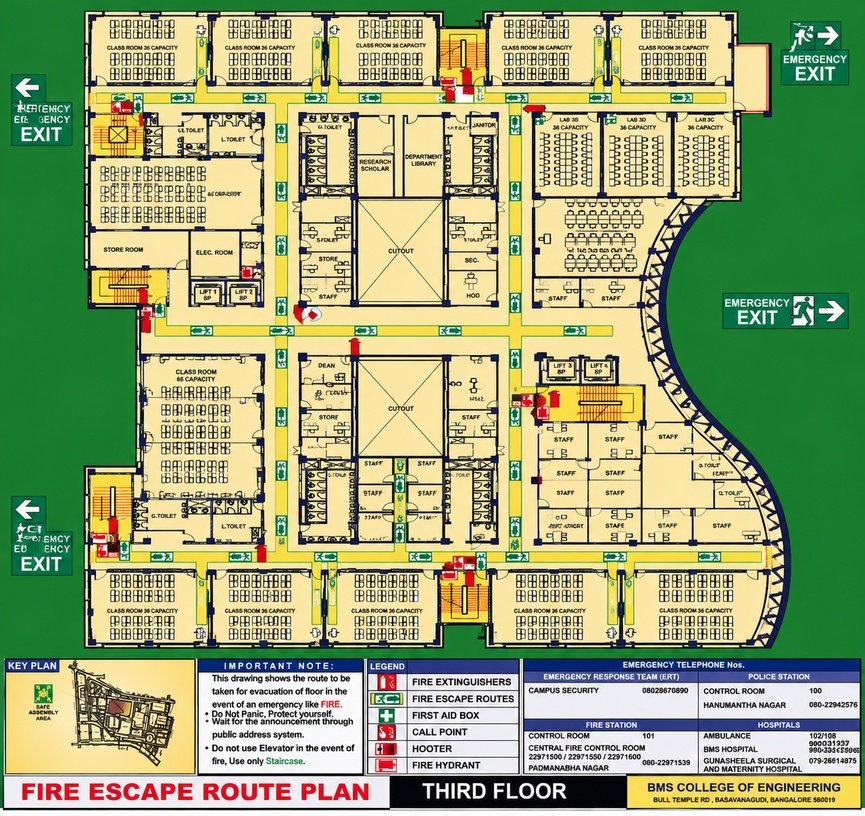
#> input picture frontend/data/floorplans/bmsce_third_floor_original.jpeg, 865 x 816 px, shrunk from 1291 x 1218 before the run
$ python -i preprocessing.py   (imports and definitions only)
#> lines starting #> are read from the running program, lines starting #| are printed output that depends on the picture; after the words box and inside, x2 and y2 are one past the last pixel; in counts of white or black regions, pixels touching at a corner belong together
#> further down, picture is the input picture: shape (816, 865, 3); mean B, G, R 117.7, 166.6, 152.3
import cv2
import numpy as np


def _validate_image(image: np.ndarray) -> None:
    """Validate that the input is a non-empty NumPy image."""
    if not isinstance(image, np.ndarray):
        raise TypeError("Input image must be a NumPy array.")

    if image.size == 0:
        raise ValueError("Input image is empty.")


def to_grayscale(image: np.ndarray) -> np.ndarray:
    """
    Convert an OpenCV image to grayscale.

    Supports both:
        - BGR images
        - already-grayscale images
    """
    _validate_image(image)

    if image.ndim == 2:
        return image.copy()

    if image.ndim == 3 and image.shape[2] == 3:
        return cv2.cvtColor(image, cv2.COLOR_BGR2GRAY)
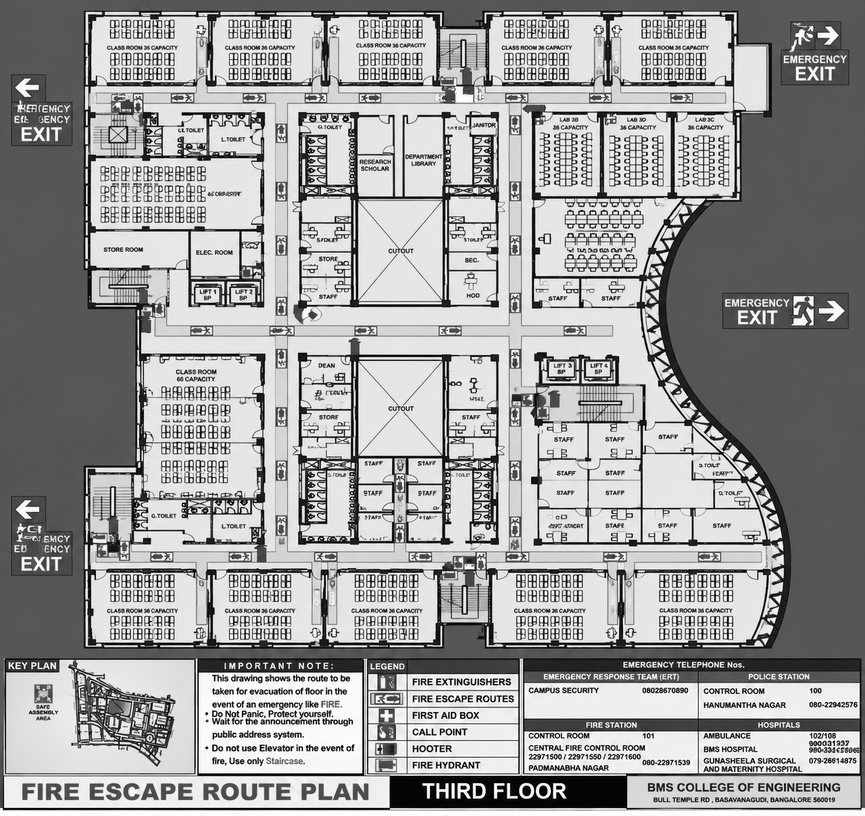
#> returned value: shape (816, 865); min 0, max 255, mean 156.8

    raise ValueError(
        "Input image must be either grayscale or a 3-channel BGR image."
    )


def preprocess_floor_plan(
    image: np.ndarray,
) -> dict[str, np.ndarray]:
    """
    Perform initial OpenCV preprocessing of a floor-plan image.

    Pipeline:
        BGR image
            ↓
        grayscale
            ↓
        Gaussian blur
            ↓
        adaptive threshold
            ↓
        morphological closing
            ↓
        Canny edges

    Returns:
        Dictionary containing:
            grayscale
            blurred
            binary
            cleaned
            edges
    """
    grayscale = to_grayscale(image)

    # Reduce small image/scanning noise.
    blurred = cv2.GaussianBlur(
        grayscale,
        (5, 5),
        0,
    )
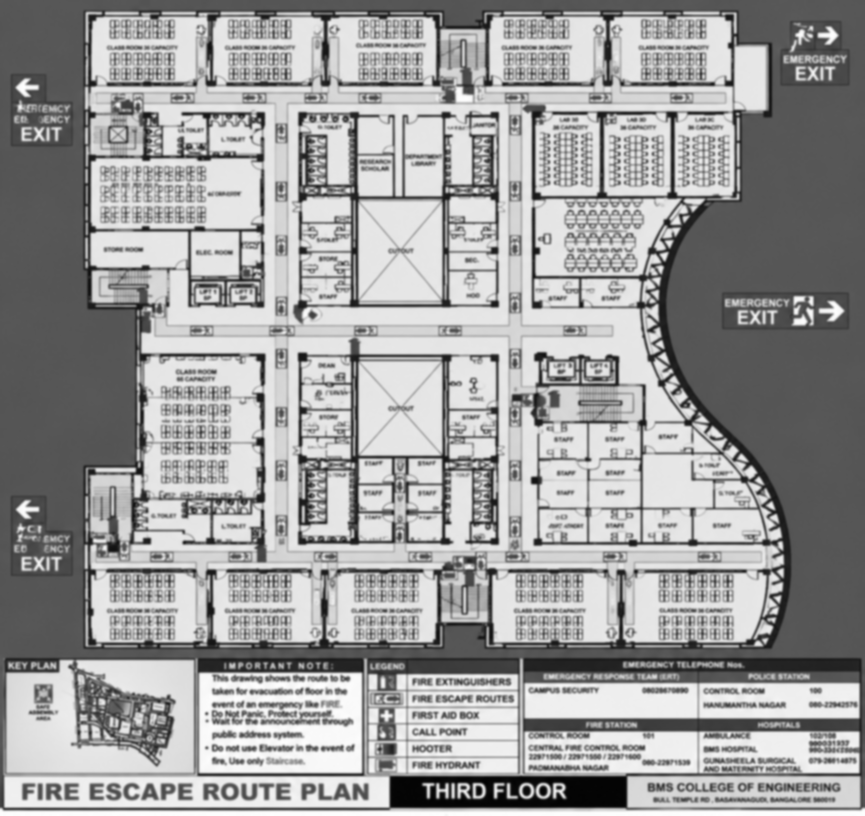
#> blurred: shape (816, 865); min 1, max 254, mean 156.8

    # Convert the floor plan into a binary representation.
    binary = cv2.adaptiveThreshold(
        blurred,
        255,
        cv2.ADAPTIVE_THRESH_GAUSSIAN_C,
        cv2.THRESH_BINARY,
        31,
        11,
    )
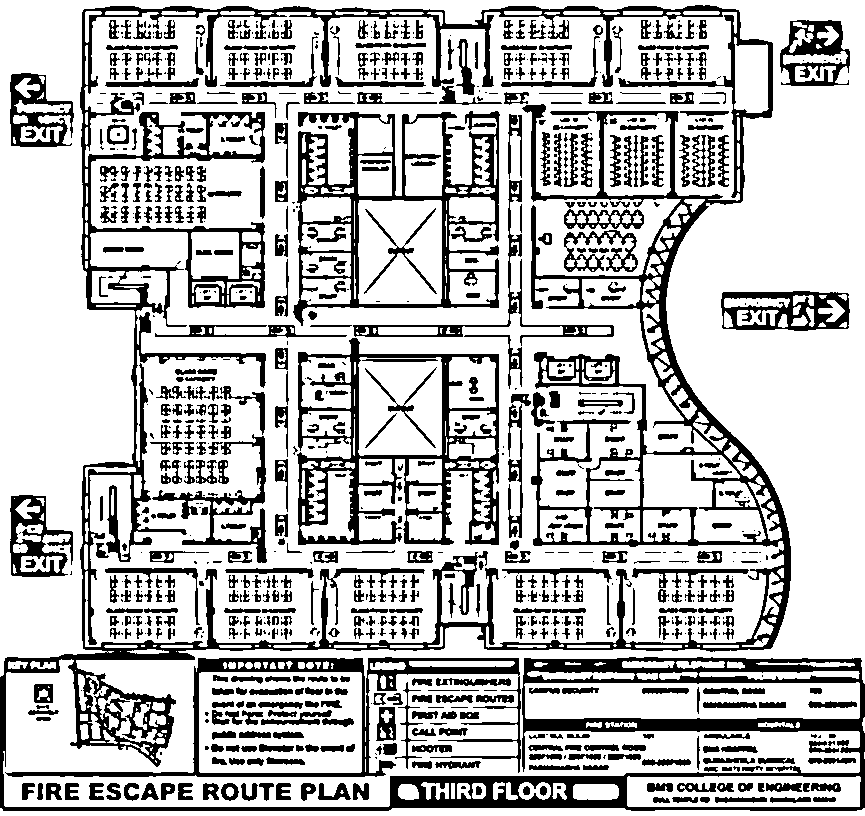
#> binary: shape (816, 865); 73.9% white; 989 black regions (344 under 20 px), largest, box (x1, y1, x2, y2) and area: (0, 5, 865, 811) 72205, (297, 338, 499, 545) 10690, (293, 111, 500, 326) 10113

    # Close small gaps in walls and architectural lines.
    kernel = cv2.getStructuringElement(
        cv2.MORPH_RECT,
        (3, 3),
    )

    cleaned = cv2.morphologyEx(
        binary,
        cv2.MORPH_CLOSE,
        kernel,
        iterations=2,
    )
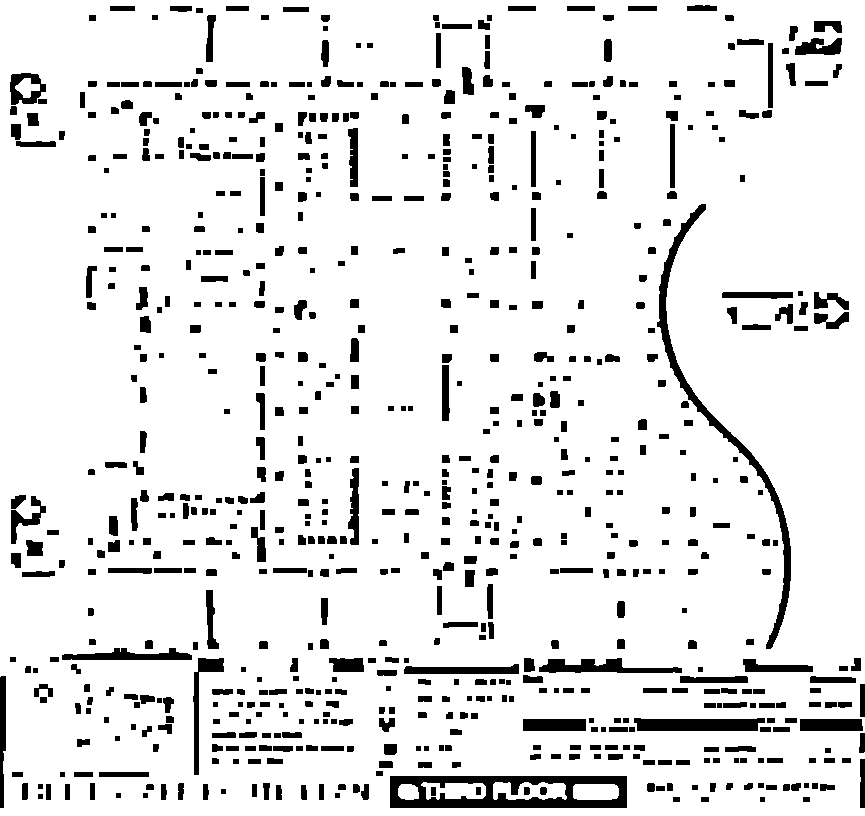
#> cleaned: shape (816, 865); 90.2% white; 746 black regions, largest, box (x1, y1, x2, y2) and area: (390, 776, 627, 808) 4687, (657, 204, 791, 649) 3595, (634, 718, 765, 731) 1507

    # Detect edges for the upcoming wall-detection stage.
    edges = cv2.Canny(
        cleaned,
        50,
        150,
    )
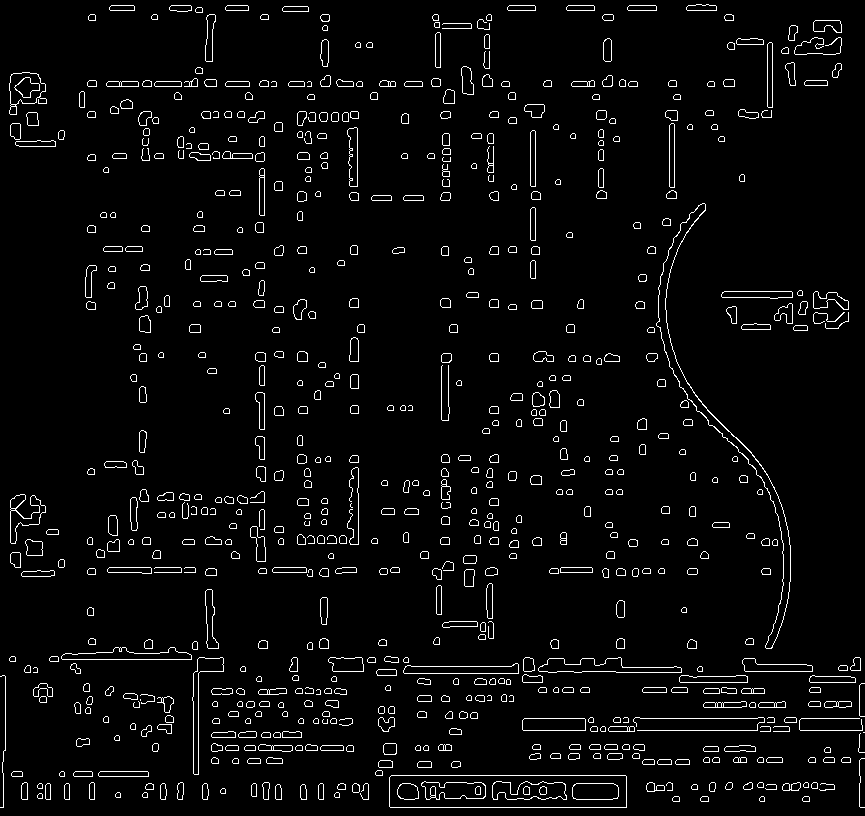
#> edges: shape (816, 865); 3.9% white in thin lines or dots

    return {
        "grayscale": grayscale,
        "blurred": blurred,
        "binary": binary,
        "cleaned": cleaned,
        "edges": edges,
    }

>>> import cv2
>>> picture = cv2.imread('../../../data/floorplans/bmsce_third_floor_original.jpeg')
>>> result = preprocess_floor_plan(picture)
#> result = 5 items

$ run again, on frontend/data/floorplans/bmsce_third_floor_clean.png
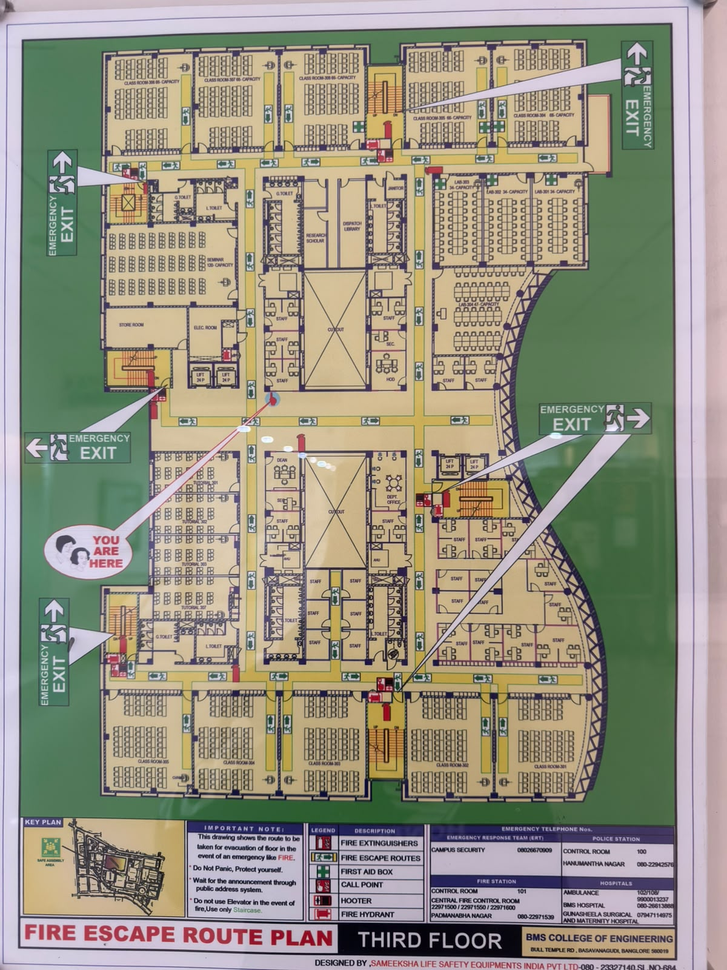
#> input picture frontend/data/floorplans/bmsce_third_floor_clean.png, 727 x 970 px, shrunk from 1200 x 1600 before the run
#> picture is the input picture: shape (970, 727, 3); mean B, G, R 130.8, 147.5, 151.4
#> in preprocess_floor_plan, `binary = cv2.adaptiveThreshold( blurred, 255, cv2.ADAPTIVE_THRESH_GAUS..`:
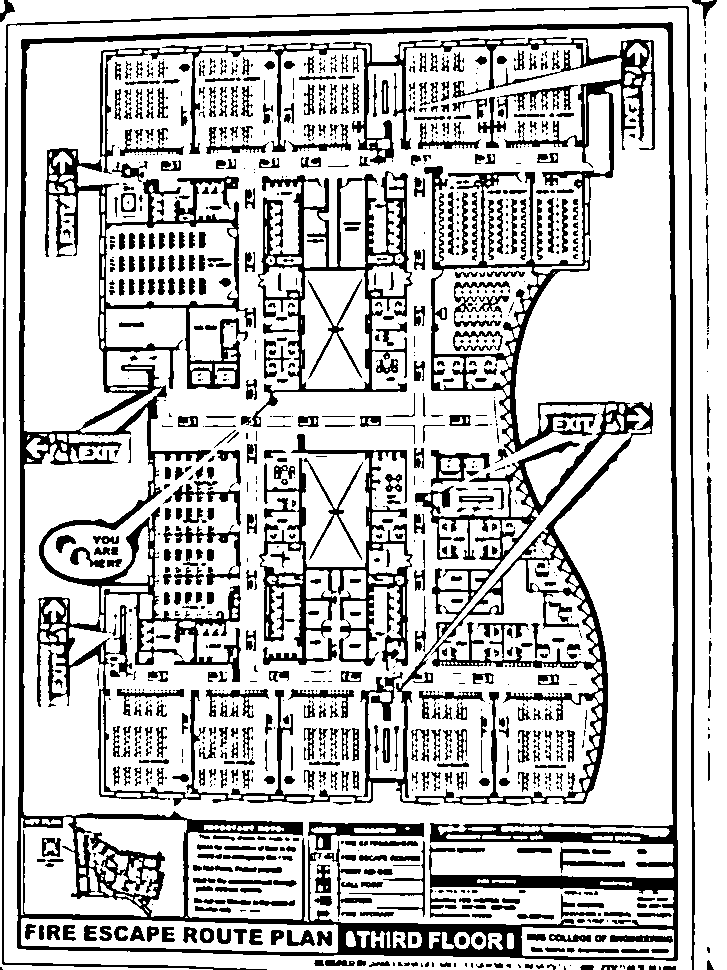
#> binary: shape (970, 727); 76.3% white; 1210 black regions (571 under 20 px), largest, box (x1, y1, x2, y2) and area: (17, 22, 678, 961) 83882, (259, 434, 413, 671) 7542, (250, 171, 413, 427) 7510
#> cleaned: shape (970, 727); 91.9% white; 651 black regions, largest, box (x1, y1, x2, y2) and area: (338, 923, 522, 958) 3833, (107, 27, 453, 42) 1805, (579, 581, 608, 789) 1217
#> in preprocess_floor_plan, `edges = cv2.Canny( cleaned, 50, 150, )`:
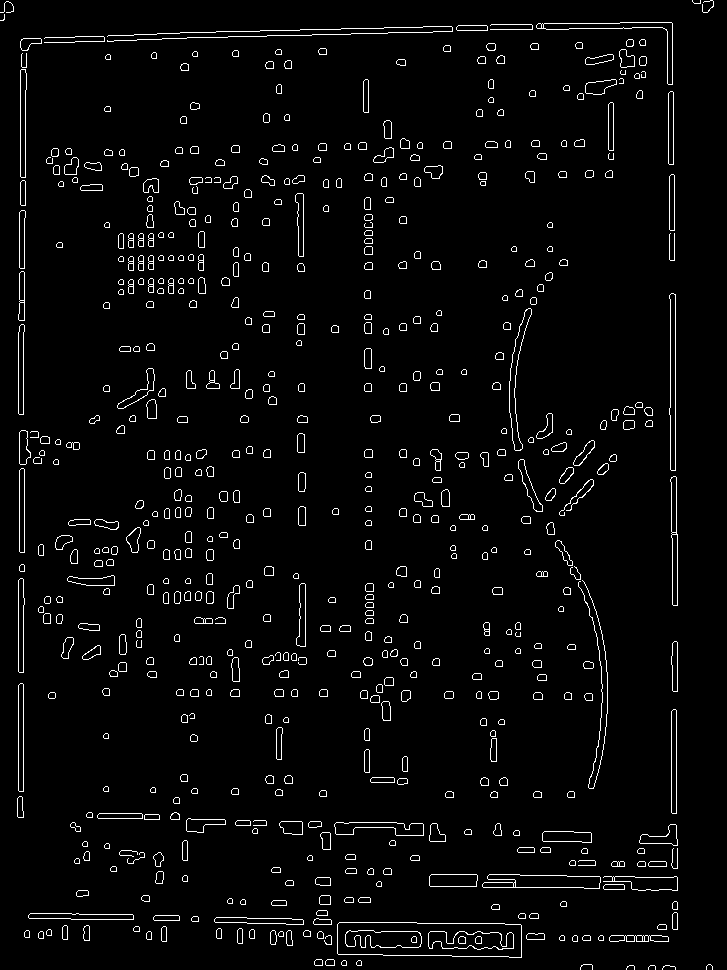
#> edges: shape (970, 727); 3.4% white in thin lines or dots
#> result = 5 items
